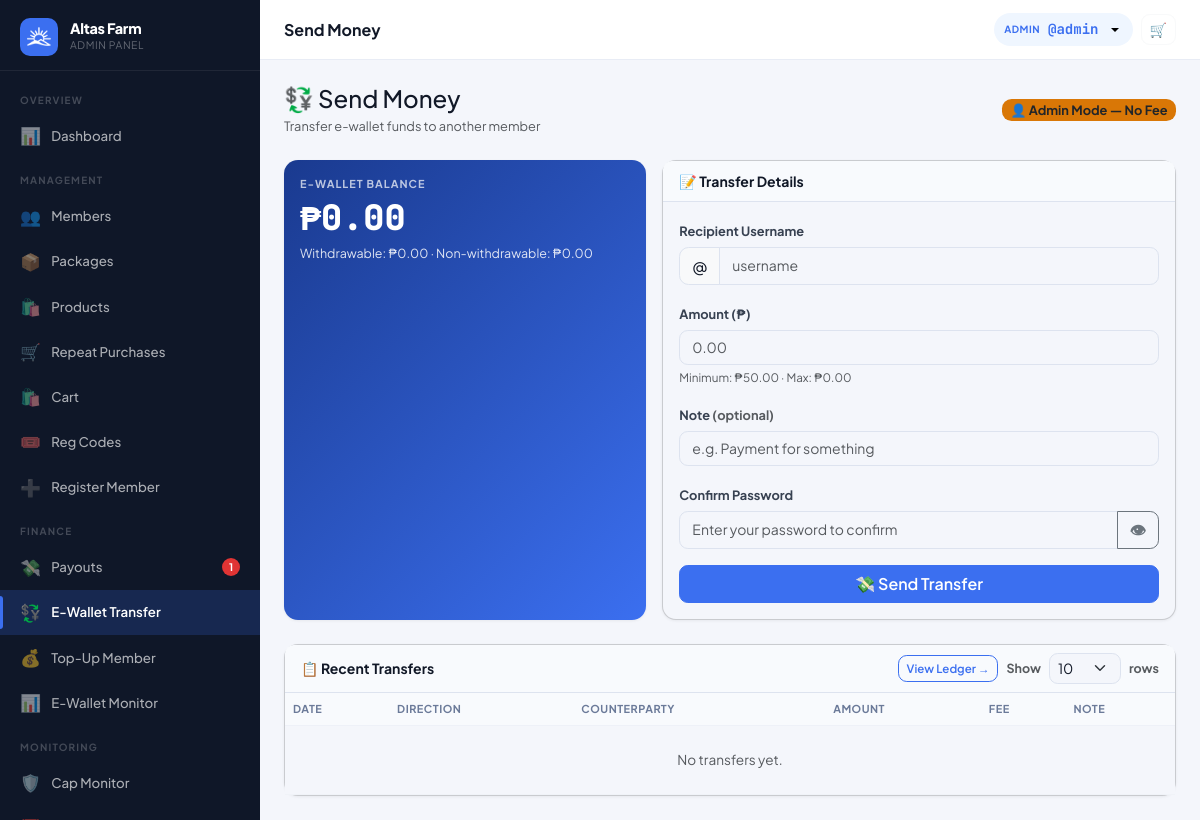
Screenshot of /?page=ewallet_transfer (signed in) with the database file from the repository.
### tables this page shows
CREATE TABLE settings (
  key_name   VARCHAR(80) NOT NULL PRIMARY KEY,
  value      TEXT        NOT NULL,
  updated_at TIMESTAMP DEFAULT CURRENT_TIMESTAMP ON UPDATE CURRENT_TIMESTAMP
);

CREATE TABLE users (
  id                INT UNSIGNED AUTO_INCREMENT PRIMARY KEY,
  username          VARCHAR(40)  NOT NULL UNIQUE,
  password_hash     VARCHAR(255) NOT NULL,
  role              ENUM('member','admin') NOT NULL DEFAULT 'member',
  package_id        INT UNSIGNED NULL,
  reg_code_id           INT UNSIGNED NULL,
  reg_payment_method    ENUM('code','ewallet','pending') NOT NULL DEFAULT 'code',
  reg_paid_by           INT UNSIGNED NULL,

   
  sponsor_id        INT UNSIGNED NULL,
  binary_parent_id  INT UNSIGNED NULL,
  binary_position   ENUM('left','right') NULL,

   
  left_count        INT UNSIGNED NOT NULL DEFAULT 0,
  right_count       INT UNSIGNED NOT NULL DEFAULT 0,
  pairs_paid        INT UNSIGNED NOT NULL DEFAULT 0,
  pairs_flushed     INT UNSIGNED NOT NULL DEFAULT 0,
  pairs_paid_today  INT UNSIGNED NOT NULL DEFAULT 0,   

   
  left_pv           DECIMAL(14,2) NOT NULL DEFAULT 0.00 COMMENT 'Accumulated PV on left binary leg',
  right_pv          DECIMAL(14,2) NOT NULL DEFAULT 0.00 COMMENT 'Accumulated PV on right binary leg',
  paired_pv         DECIMAL(14,2) NOT NULL DEFAULT 0.00 COMMENT 'Total paired PV lifetime',
  paired_pv_today   DECIMAL(14,2) NOT NULL DEFAULT 0.00 COMMENT 'Paired PV today (reset by midnight cron)',
  flushed_pv        DECIMAL(14,2) NOT NULL DEFAULT 0.00 COMMENT 'PV flushed in binary pairing',
  personal_pv       DECIMAL(14,2) NOT NULL DEFAULT 0.00 COMMENT 'Personal sales PV from downline product purchases',
  group_pv          DECIMAL(14,2) NOT NULL DEFAULT 0.00 COMMENT 'Group sales PV from downline',
  rank_royalty      ENUM('qa','supervisor','manager','director','chairman') NULL DEFAULT NULL COMMENT 'Royalty Bonus leadership rank',

   
  lifetime_earned       DECIMAL(14,2) NOT NULL DEFAULT 0.00,
  cap_status            ENUM('active','capped','perminact') NOT NULL DEFAULT 'active',
  capping_bypass        TINYINT(1)   NOT NULL DEFAULT 0,
  daily_cap_bypass      TINYINT(1)   NOT NULL DEFAULT 0,
  capped_at             TIMESTAMP NULL,
  last_reactivation_at  TIMESTAMP NULL,
  dfi_days_used         INT UNSIGNED NOT NULL DEFAULT 0,
  dfi_active            TINYINT(1)   NOT NULL DEFAULT 1,
  cd_active             TINYINT(1)   NOT NULL DEFAULT 0,
  ewallet_sent_today      DECIMAL(12,2) NOT NULL DEFAULT 0.00,
  ewallet_sent_this_week  DECIMAL(12,2) NOT NULL DEFAULT 0.00,

   
  full_name         VARCHAR(120) NULL,
  email             VARCHAR(120) NULL,
  mobile            VARCHAR(20)  NULL,
  gcash_number       VARCHAR(20)  NULL,
  maya_number        VARCHAR(20)  NULL,
  usdt_trc20_address VARCHAR(100) NULL,
  usdt_bep20_address VARCHAR(100) NULL,
  address            TEXT         NULL,
  photo             VARCHAR(200) NULL,

  ewallet_balance       DECIMAL(14,2) NOT NULL DEFAULT 0.00,
  withdrawable_balance  DECIMAL(14,2) NOT NULL DEFAULT 0.00,
  status                ENUM('active','suspended','pending') NOT NULL DEFAULT 'active',
  joined_at         TIMESTAMP DEFAULT CURRENT_TIMESTAMP,
  last_login        TIMESTAMP NULL,

  FOREIGN KEY (sponsor_id)       REFERENCES users(id) ON DELETE SET NULL,
  FOREIGN KEY (binary_parent_id) REFERENCES users(id) ON DELETE SET NULL,
  FOREIGN KEY (package_id)       REFERENCES packages(id) ON DELETE SET NULL
);

### views/partials/sidebar_admin.php (the view, shortened to what the rows shown need)
<?php
$cp = current_page();
$user = Auth::user();
$initial = strtoupper(substr($user['username'] ?? 'A', 0, 1));
$pendingPayouts = (int)db()->query("SELECT COUNT(*) FROM payout_requests WHERE status='pending'")->fetchColumn();
$pendingMembers = (int)db()->query("SELECT COUNT(*) FROM users WHERE role='member' AND status='pending'")->fetchColumn();
function renderAdminNav($cp, $user, $initial, $pendingPayouts, $pendingMembers)
{ ?>
  <div class="sidebar-brand">
    <div>
      <div class="brand-name"><?= e(setting('site_name', APP_NAME)) ?></div>
      <div class="brand-sub">Admin Panel</div>
    </div>
  </div>
<?php } ?>
<div class="sidebar d-none d-lg-flex flex-column">
  <?php renderAdminNav($cp, $user, $initial, $pendingPayouts, $pendingMembers); ?>
</div>

### views/member/ewallet_transfer.php (shortened to what the rows shown need)
<?php require 'views/partials/head.php'; ?>
<?php require Auth::isAdmin() ? 'views/partials/sidebar_admin.php' : 'views/partials/sidebar_member.php'; ?>
<div class="main-content">
  <?php require 'views/partials/topbar.php'; ?>
  <div class="page-content">
    <div class="row g-3 mb-4">
      <div class="col-12 col-md-5">
        <div class="card h-100" style="background:linear-gradient(135deg,#1a3a8f,#3b6ff0);border:none;">
          <div class="card-body text-white">
            <div style="font-size:.68rem;font-weight:700;letter-spacing:1px;text-transform:uppercase;opacity:.7;margin-bottom:.5rem;">E-Wallet Balance</div>
            <div style="font-size:2.2rem;font-weight:800;font-family:var(--font-mono);line-height:1;"><?= fmt_money((float)($user['ewallet_balance'] ?? 0)) ?></div>
            <div class="mt-2" style="font-size:.78rem;opacity:.85;">
              <?php
              $w = (float) ($user['withdrawable_balance'] ?? 0);
              $nw = (float) ($user['ewallet_balance'] ?? 0) - $w;
              ?>
              Withdrawable: <?= fmt_money($w) ?> · Non-withdrawable: <?= fmt_money($nw) ?>
            </div>
          </div>
        </div>
      </div>
      <div class="col-12 col-md-7">
        <div class="card h-100">
          <div class="card-body">
            <form method="POST" action="<?= APP_URL ?>/?page=do_ewallet_transfer" id="transferForm">
              <div class="mb-3">
                <label class="form-label" style="font-weight:700;font-size:.8rem;">Amount (₱)</label>
                <input type="number" name="amount" id="transferAmount" class="form-control" min="<?= $min ?>" max="<?= (float)($user['ewallet_balance'] ?? 0) ?>" step="0.01" required placeholder="0.00">
                <div class="form-text">Minimum: <?= fmt_money($min) ?> · Max: <?= fmt_money((float)($user['ewallet_balance'] ?? 0)) ?></div>
              </div>
            </form>
          </div>
        </div>
      </div>
    </div>
    <div class="card">
      <div class="table-responsive">
        <table class="table table-hover mb-0" style="font-size:.85rem;">
          <thead>
            <tr>
              <th>Date</th>
              <th>Direction</th>
              <th>Counterparty</th>
              <th>Amount</th>
              <th>Fee</th>
              <th>Note</th>
            </tr>
          </thead>
        </table>
      </div>
    </div>
  </div>
</div>
<?php require 'views/partials/footer.php'; ?>

### views/partials/topbar.php (shortened to what the rows shown need)
<?php
if (isset($_GET['page']) && $_GET['page'] === 'admin_user_view' && !empty($_GET['id']) && Auth::isAdmin()) {
  $user = getUserById((int)$_GET['id']);
  if (!$user) {
    flash('error', 'User not found.');
    redirect('/?page=admin_users');
  }
} else {
  $user = Auth::user();
}
?>
<div class="topbar-wrapper no-print">
  <div class="d-flex align-items-center gap-2">
    <div class="dropdown">
      <button class="topbar-balance border-0 dropdown-toggle" type="button"
        data-bs-toggle="dropdown" aria-expanded="false"
        title="<?= e($user['username'] ?? '') ?>" style="cursor:pointer;">
        <span class="bal-label"><?= Auth::isAdmin() ? 'Admin' : 'User' ?></span>
        <span class="bal-amount">@<?= e($user['username'] ?? '') ?></span>
      </button>
    </div>
  </div>
</div>

### rows the page displays
settings: value "Altas Farm"
users: username "admin", ewallet_balance "₱0.00", withdrawable_balance "₱0.00", fmt_money($nw) "₱0.00", amount "0.00"

### other values shown
$pendingPayouts "1"
$pageTitle "Send Money"
fmt_money($min) "₱50.00"
form field per_page "10"
